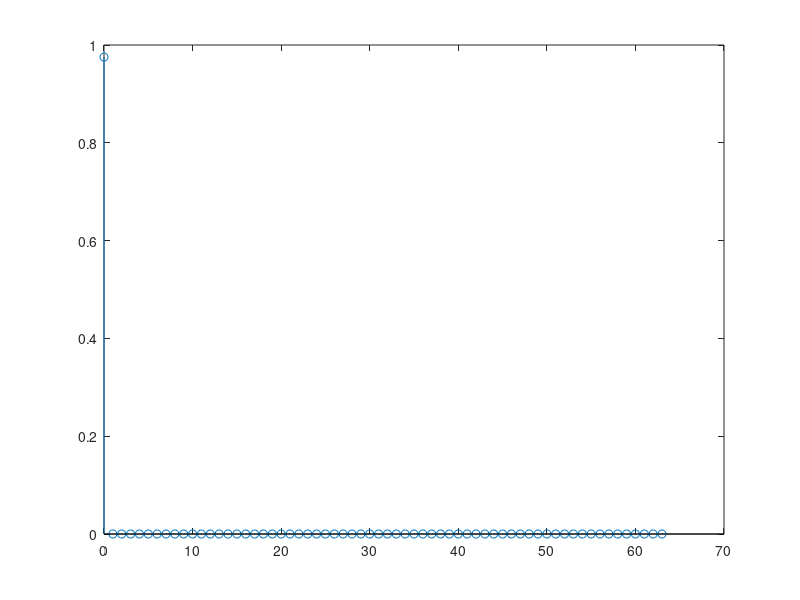

The MATLAB source for this figure:
function channelCoefficientsPlotter()

delays = 0:63;
coef = 1/2;

%h = ;
beta = 1000;
k = 1 - exp( -beta );
P = k*coef*exp( -beta*delays );
h = sqrt( P ).*(randn(1,64) + 1i*randn(1,64));
stem( delays, abs(h) )
figure

return

beta = 0.5;
k = 1 - exp( -beta );
P = k*coef*exp( -beta*delays );
h = sqrt( P ).*(randn(1,64) + 1i*randn(1,64));
stem( delays, abs(h) )
figure

beta = 1;
k = 1 - exp( -beta );
P = k*coef*exp( -beta*delays );
h = sqrt( P ).*(randn(1,64) + 1i*randn(1,64));
stem( delays, abs(h) )
stem( delays, angle(h) )